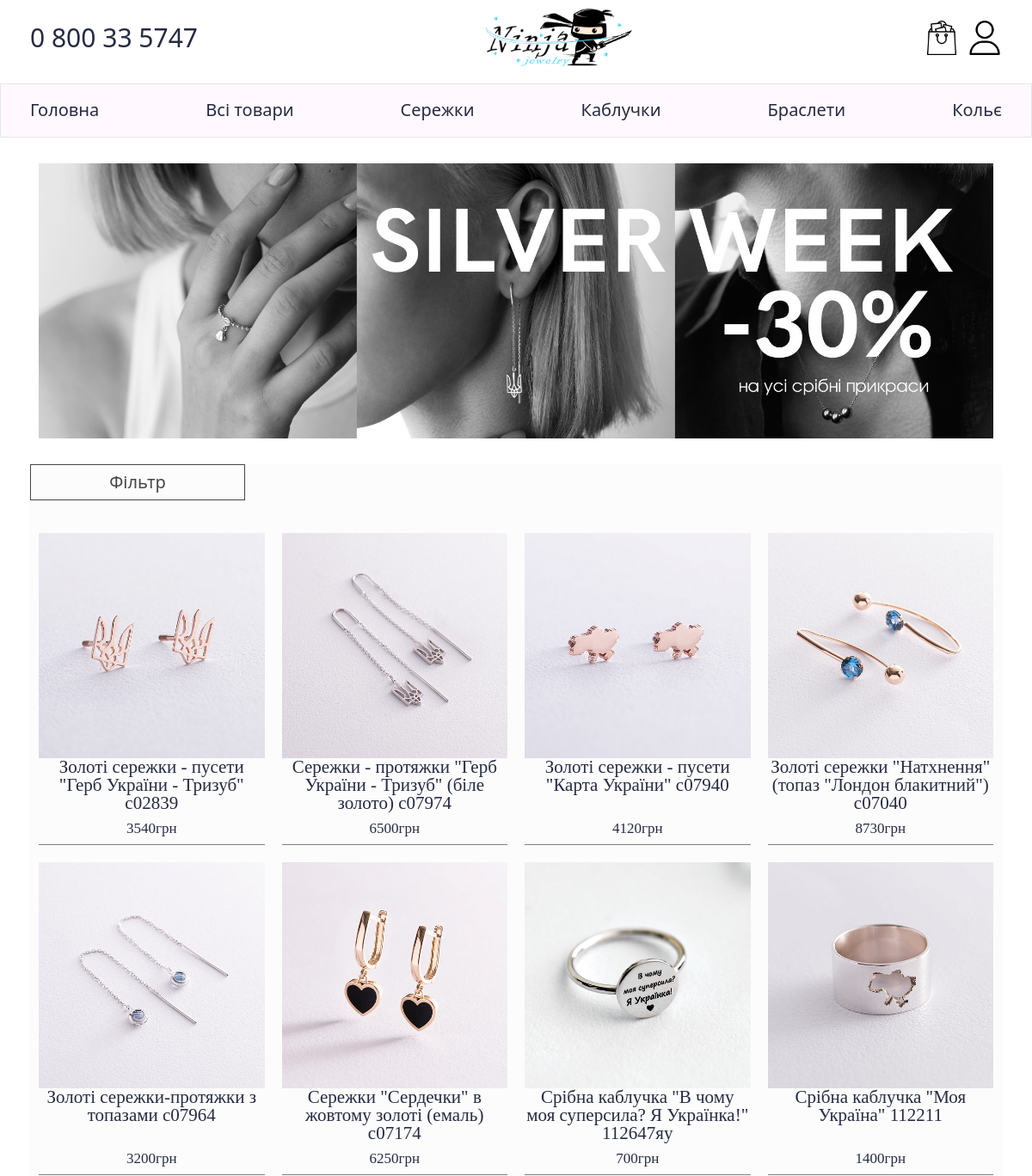
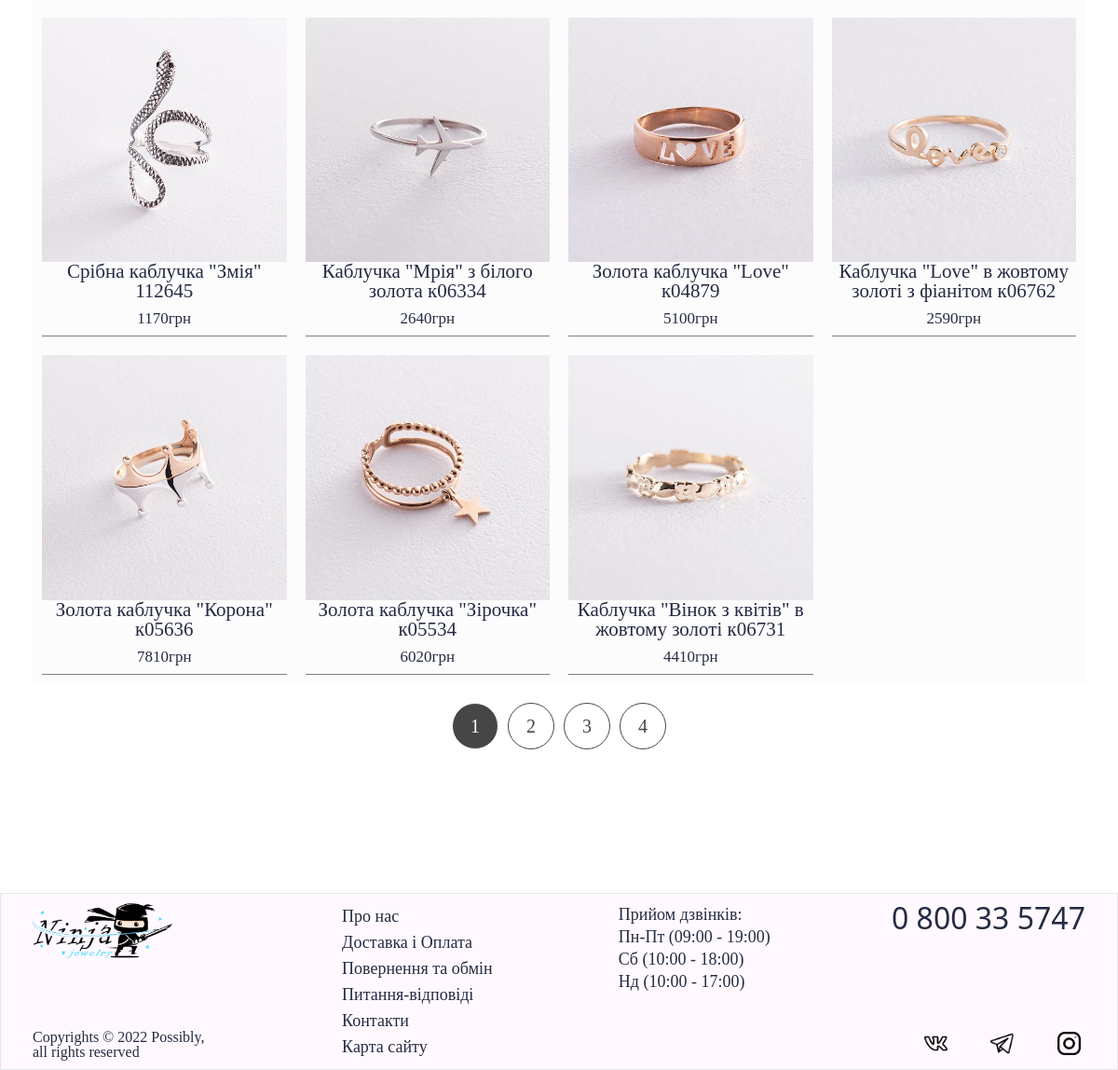
/catalog, run on the app's committed database (2 pictures, top to bottom).
### models/jewelry.py (models this page shows, shortened)
class Jewelry(db.Model):
    id = db.Column(db.Integer, primary_key=True)
    type = db.Column(db.String(30), nullable=False)
    image = db.Column(db.String(10), nullable=False)
    title = db.Column(db.Text, nullable=False)
    metal = db.Column(db.String(40), nullable=False)
    proba = db.Column(db.Integer, nullable=False)
    metal_color = db.Column(db.String(30), nullable=False)
    stones = db.Column(db.Text)
    gender = db.Column(db.String(30), nullable=False)
    price = db.Column(db.Integer, nullable=False)
    count = db.Column(db.Integer, nullable=False)
    date_create = db.Column(db.String(30), nullable=False, default=datetime.utcnow())

### controller/catalog.py (the view)
@app.route('/catalog')
def catalog():
    jewelry = Jewelry.query.filter().order_by(Jewelry.count.desc()).all()
    return render_template('catalog.html', jewelry=jewelry)

### templates/catalog.html (shortened to what this page needs)
{% extends 'base.html' %}
{% block body %}
    <div class="catalog_block">
        <div class="sale">
            <img src="{{ url_for('static', filename='img/sale.jpg') }}" alt="">
        </div>
        <div class="filter">
            <div class="btn_border btn_filter" id="btn_filter">
                Фільтр
            </div>
        </div>
        <div class="all_tovar_block">
            {% for el in jewelry %}
                <div class="catalog_item" data-num={{ loop.id }}>
                    <a href="/jewelry/{{ el.id }}" class="catalog_item_a">
                        <div>
                            <img src="/static/cover/{{ el.image }}" alt="" class="catalog_item_img">
                            <p class="catalog_item_title">{{ el.title }}</p>
                        </div>
                        <p class="catalog_item_price">{{ el.price }}грн</p>
                    </a>
                </div>
            {% endfor %}
        </div>
    </div>
    <div class="paginator" onclick="pagination(event)"></div>
{% endblock %}

### static/css/main.css (style rules this page uses)
*, *::before, *::after { padding: 0; margin: 0; border: 0; box-sizing: border-box; }
a { text-decoration: none; }
img { vertical-align: top; }
html, body { height: 100%; line-height: 1; font-size: 16px; color: #252B42; background-color: #FFFFFF; font-weight: lighter; font-family: 'Calibri', serif; }
body { min-height: 100vh; display: flex; flex-direction: column; }
.btn_border { color: #464646; background-color: transparent; border: .1pt solid #464646; }

### static/css/catalog.css (style rules this page uses)
.catalog_block { display: flex; flex-direction: column; }
.sale { width: fit-content; margin: 30px 10px; }
.sale:first-child { margin: 0 10px 30px }
.sale img { display: block; width: 100%; }
.filter { background-color: #fcfcfc; width: 100%; height: 70px; }
.all_tovar_block { background-color: #fcfcfc; display: grid; grid-template-columns: repeat(4, 1fr); grid-template-rows: repeat(4, auto); position: relative; align-content: space-around; }
.catalog_item { text-align: center; margin: 10px; padding-bottom: 10px; border-bottom: .1pt solid grey; transition: .4s; }
.catalog_item_a { display: flex; flex-direction: column; color: #252B42; font-size: 21px; height: 100%; justify-content: space-between; }
.catalog_item_img { display: block; width: 100%; }
.catalog_item_price { font-size: 17px; font-weight: lighter; margin-top: 10px; }
.filter { position: relative; z-index: 2; font-family: system-ui; }
.btn_filter { width: 250px; padding: 10px; font-size: 20px; cursor: pointer; transition: .3s; position: relative; text-align: center; }
.catalog_item { display: none; position: relative; }
.paginator { margin-top: 20px; line-height: 150%; width: 100%; text-align: center; }

### data on the page
Jewelry: image (picture), title "Золоті сережки - пусети \"Герб України - Тризуб\" с02839", price "3540"
Jewelry: image (picture), title "Сережки - протяжки \"Герб України - Тризуб\" (біле золото) с07974", price "6500"
Jewelry: image (picture), title "Золоті сережки - пусети \"Карта України\" с07940", price "4120"
Jewelry: image (picture), title "Золоті сережки \"Натхнення\" (топаз \"Лондон блакитний\") с07040", price "8730"
Jewelry: image (picture), title "Золоті сережки-протяжки з топазами с07964", price "3200"
Jewelry: image (picture), title "Сережки \"Сердечки\" в жовтому золоті (емаль) с07174", price "6250"
Jewelry: image (picture), title "Срібна каблучка \"В чому моя суперсила? Я Українка!\" 112647яу", price "700"
Jewelry: image (picture), title "Срібна каблучка \"Моя Україна\" 112211", price "1400"
Jewelry: image (picture), title "Срібна каблучка \"Змія\" 112645", price "1170"
Jewelry: image (picture), title "Каблучка \"Мрія\" з білого золота к06334", price "2640"
Jewelry: image (picture), title "Золота каблучка \"Love\" к04879", price "5100"
Jewelry: image (picture), title "Каблучка \"Love\" в жовтому золоті з фіанітом к06762", price "2590"
Jewelry: image (picture), title "Золота каблучка \"Корона\" к05636", price "7810"
Jewelry: image (picture), title "Золота каблучка \"Зірочка\" к05534", price "6020"
Jewelry: image (picture), title "Каблучка \"Вінок з квітів\" в жовтому золоті к06731", price "4410"
